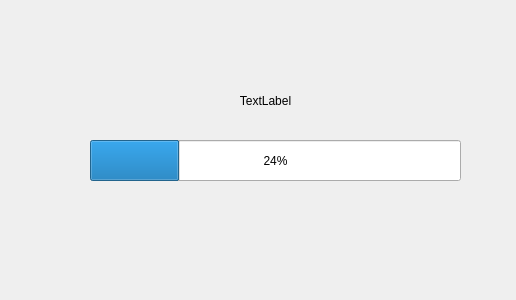
<?xml version="1.0" encoding="UTF-8"?>
<ui version="4.0">
 <class>Dialog</class>
 <widget class="QDialog" name="Dialog">
  <property name="geometry">
   <rect>
    <x>0</x>
    <y>0</y>
    <width>516</width>
    <height>300</height>
   </rect>
  </property>
  <property name="windowTitle">
   <string>Dialog</string>
  </property>
  <widget class="QLabel" name="loadingScreenLabel">
   <property name="geometry">
    <rect>
     <x>150</x>
     <y>80</y>
     <width>231</width>
     <height>41</height>
    </rect>
   </property>
   <property name="text">
    <string>TextLabel</string>
   </property>
   <property name="alignment">
    <set>Qt::AlignCenter</set>
   </property>
  </widget>
  <widget class="QProgressBar" name="progressBar">
   <property name="geometry">
    <rect>
     <x>90</x>
     <y>140</y>
     <width>371</width>
     <height>41</height>
    </rect>
   </property>
   <property name="value">
    <number>24</number>
   </property>
  </widget>
 </widget>
 <resources/>
 <connections/>
</ui>
